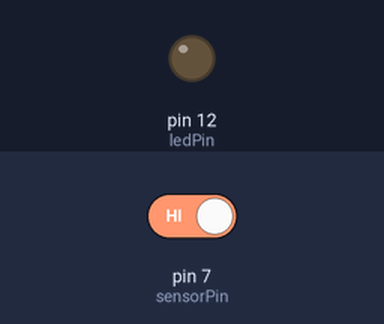
This sketch was run on a simulated Arduino Uno, built with avr-gcc and run on an emulated ATmega328P. Shown: output pins drawn as LEDs (lit = HIGH). The test bench sets the inputs (shaded band); at power-on: pin 7 (sensorPin) HIGH.

Above: at 1.2 s.
1.3 s: pin 7 (sensorPin) driven LOW
At 1.7 s:
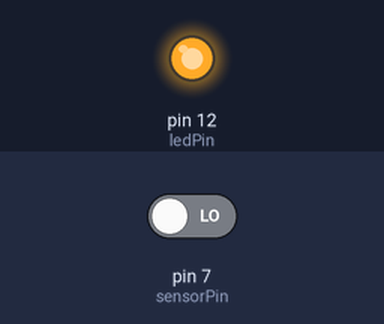
2.8 s: pin 7 (sensorPin) driven HIGH
At 4.1 s:
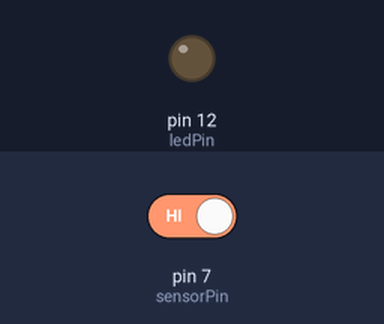
Timing chart, 0 to 5.8 s (numbered marks = the images above; inputs shaded):
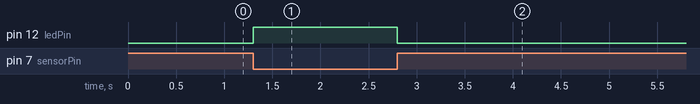

Measured:
- after the input at 1.3 s, pin 12 (ledPin): LOW → HIGH at once
- after the input at 2.8 s, pin 12 (ledPin): HIGH → LOW at once

The sketch:

Project_15_Infrared_Obstacle_Avoidance_Module.ino
```cpp
int  sensorPin  =  7;
int  ledPin  =  12;
void setup()
{
pinMode(ledPin,OUTPUT);
pinMode(sensorPin,INPUT);

}
void loop(){
if(0==digitalRead(sensorPin))
{digitalWrite(ledPin,HIGH);
}
else
 {digitalWrite(ledPin,LOW);
  }

}
```
